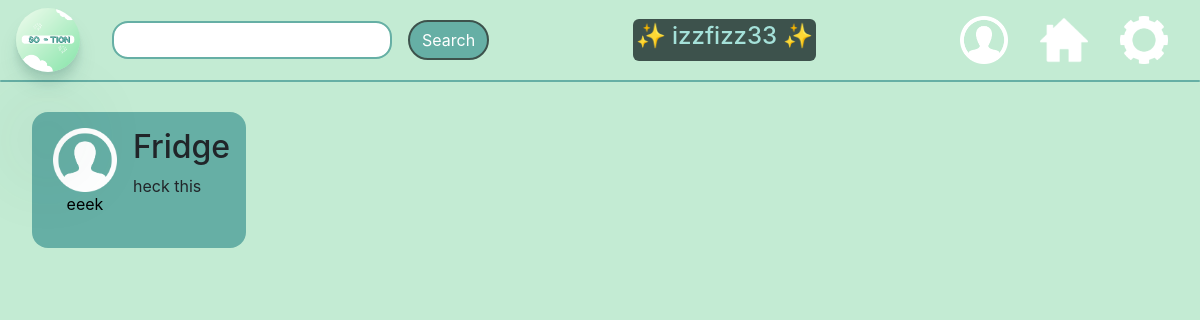
/clickedpost/2 (signed in), run on the app's committed database.
### app.py (models this page shows, shortened)
class User(UserMixin, db.Model):
    id = db.Column(db.Integer, primary_key=True)
    email = db.Column(db.String(75), unique=True)
    username = db.Column(db.String(30), unique=True)
    password_hash = db.Column(db.String())
    is_authenticated = db.Column(db.Boolean, default=False)
    pfp_placement = db.Column(db.String(), default="center")
    bio_placement = db.Column(db.String(), default="center")
    post_placement = db.Column(db.String(), default="center")
    bio = db.Column(db.String(), default="BIO HERE")
    darkMode = db.Column(db.Boolean, default = True)

class Post(db.Model):
    id = db.Column(db.Integer, primary_key=True)
    user_id = db.Column(db.Integer, unique=False)
    post_title = db.Column(db.String(300), unique=False)
    post_content = db.Column(db.String(2800), unique=False)
    profile_pic = db.Column(db.Boolean, default=False)
    post_username = db.Column(db.String(30))

### app.py (the view)
@app.route('/clickedpost/<id>', methods=["GET"])
@login_required
def clickedpost(id):
    form1 = SearchForm()
    postz = Post.query.filter_by(id = id).first()
    post_user = User.query.filter_by(id=postz.user_id).first()
    return render_template('clickedpost.html', form1=form1, username = current_user.username, postz = postz, post_user=post_user)

### app.py
class SearchForm(FlaskForm):
    searchword = StringField("searchword",validators=[InputRequired(), Length(min=4,max=15)])

### app.py (called while the page is built)
@login_manager.user_loader
def user_loader(user_id):
    return User.query.filter_by(id=user_id).first()

### templates/clickedpost.html (shortened to what this page needs)
{% extends "base.html" %}
{% block content %}
<link rel="stylesheet" href="styles/homefeed.css">
<div class="post">
  <div class="content">
    <a href="{{url_for('searchprofile', username=post_user.username)}}">
      <div class="pic-and-username">
        <img class="profile-icon" src="../images/profile-icon.png" alt="Profile picture">
        <p style="text-align: center;" class="username">{{ post_user.username }}</p>
      </div>
    </a>
    <div class="content-and-comments">
      <h2> {{ postz.post_title }}</h2>
      <p> {{ postz.post_content }}</p>
    </div>
  </div>
</div>
{% endblock content %}

### templates/base.html (shortened to what this page needs)
<!doctype html>
<html lang="en">
<head>
    <link rel="stylesheet" href="https://stackpath.bootstrapcdn.com/bootstrap/4.3.1/css/bootstrap.min.css"
>
    <link rel="stylesheet" href="../styles/homefeed.css">
</head>
<body>
    <nav class="fixed-top">
        <div class="navbar fixed-top nav">
            <div id="logo-and-search">
                <a href="{{ url_for('homefeed') }}">
                    <img class="navbar-logo" src="../images/So-tion-logo-pic.png" href="#" alt="So-tion logo" />
                </a>
                <form action="/search" method="POST">
                    {{ form1.searchword(class_="form-control") }}
                    <button type="submit" class="search-button btn btn-primary">Search</button>
                </form>
            </div>
            <div id='username-block'>
                <h4 id="username-text">&#x2728; {{username}} &#x2728;</h4>
            </div>
            <div id="right-navbar-images">
                <a href="{{ url_for('profile') }}">
                    <img class="profile-icon-navbar" src="../images/profile-icon.png" alt="profile icon button" /></a>
                <a href="{{ url_for('homefeed') }}">
                    <img class="home-navbar" src="../images/home.jpg" href="{{ url_for('homefeed') }}"
                        alt="Home button" /></a>
                <a href="{{ url_for('settings') }}">
                    <img class="gear-navbar" src="../images/gear.png" href="#" alt="Gear button" /></a>
            </div>
        </div>
        <div class="navbar-divider nav"></div>
    </nav>
    {% block content %}
    {% endblock %}
</body>
</html>

### static/styles/homefeed.css (style rules this page uses)
body { background-color: #c3ebd3; }
.navbar-logo { width: 4em; height: 4em; border-radius: 3em; border-width: 3em; box-shadow: 0 2.8px 2.2px rgba(24, 80, 72, 0.034), 0 6.7px 5.3px rgba(36, 110, 101, 0.048), 0 120.5px 179px rgba(33, 83, 77, 0.06), 0 12.3px 7.9px rgba(38, 83, 77, 0.072), 0 14.8px 20.4px rgba(25, 90, 81, 0.086), 0 100px 80px rgba(42, 90, 84, 0.12); }
.home-navbar, .gear-navbar, .profile-icon-navbar { width: 3em; height: 3em; position:relative; display: flex; justify-content: right; }
#logo-and-search { display: flex; justify-content: left; column-gap: 2em; }
#right-navbar-images { display: flex; justify-content: right; column-gap: 2em; margin-right: 1em; align-items: center; }
.navbar { display: flex; justify-content: space-between; position: fixed; }
.navbar-divider { height: 2px; background-color: #66afa5; margin-top: 5em; margin-bottom: 1em; border-radius: 5em; }
.post { display:flex; flex-direction: row; column-gap: 1em; border-width: 3em; padding: 2em; border-radius: 2px; border-color:black; }
.post:first-of-type { margin-top: 5em; }
.profile-icon { height:4em; width:4em; }
.fixed-top { position:fixed; background-color: #c3ebd3; }
.pic-and-username { display:flex; flex-direction: column; margin-right: 1em; margin-left: 5px; }
.content { display:flex; flex-direction: row; background-color: #66afa5; border-radius: 1em; padding: 1em; }
#username-block { background-color: #3D524c; padding: 3px; border-radius: 6px; color:#a5e1d9; }
.search-button { background-color: #66afa5; border:solid; border-width: 2px; border-color: #3D524c; border-radius: 35px; color:white; }
form { display: flex; align-items: center; column-gap: 1em; }
.form-control { border-radius: 1em; padding-left: 1em; border-color: #66afa5; border-width: 2px; }
a { text-decoration: none; color: black; }

### data on the page
User: username "izzfizz33"
User: username "eeek"
Post: post_title "Fridge", post_content "heck this"
